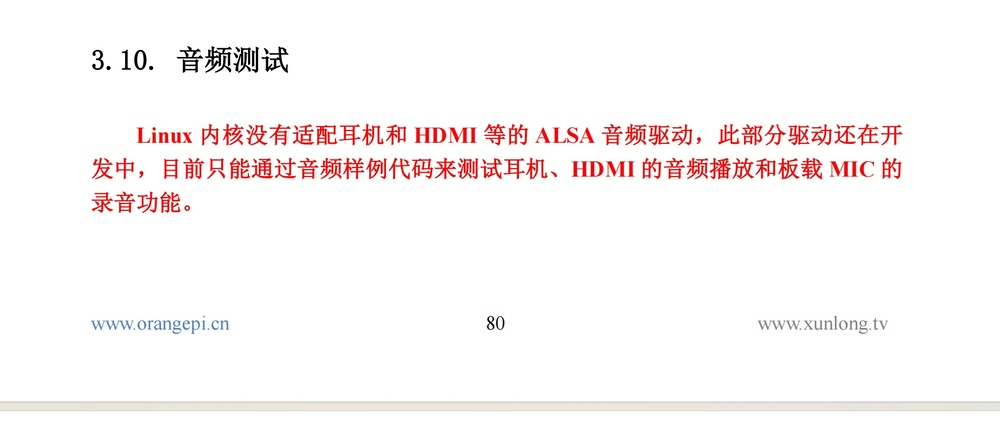
#> input picture img/test.jpg, 1000 x 445 px, shrunk from 1863 x 829 before the run
$ python flip.py
#> lines starting #> are read from the running program, lines starting #| are printed output that depends on the picture
import cv2
import numpy as np


if __name__ == '__main__':
    image = cv2.imread('./img/test.jpg')
#> image is the input picture: shape (445, 1000, 3); mean B, G, R 246.9, 247.2, 251.5
    # 垂直翻转（沿X轴）
    vertical_flip = cv2.flip(image, 0)
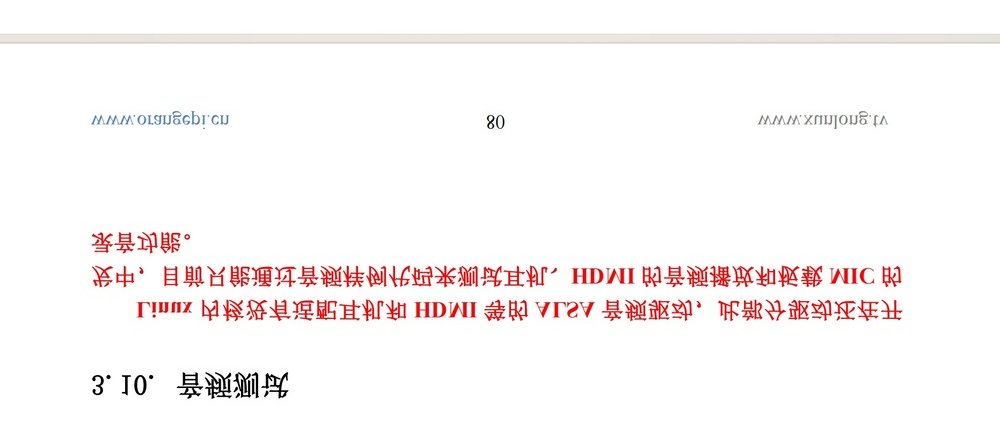
#> vertical_flip: shape (445, 1000, 3); mean B, G, R 246.9, 247.2, 251.5

    # 水平翻转（沿Y轴）
    horizontal_flip = cv2.flip(image, 1)
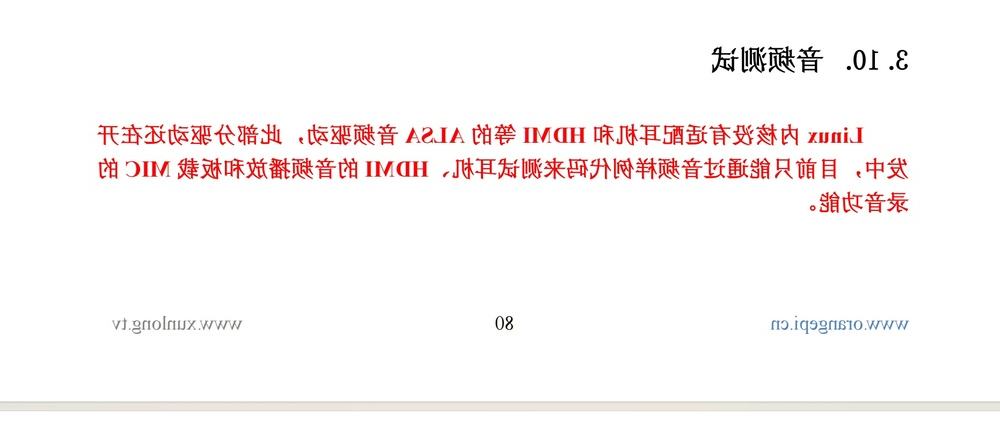
#> horizontal_flip: shape (445, 1000, 3); mean B, G, R 246.9, 247.2, 251.5

    # 双向翻转
    both_flip = cv2.flip(image, -1)
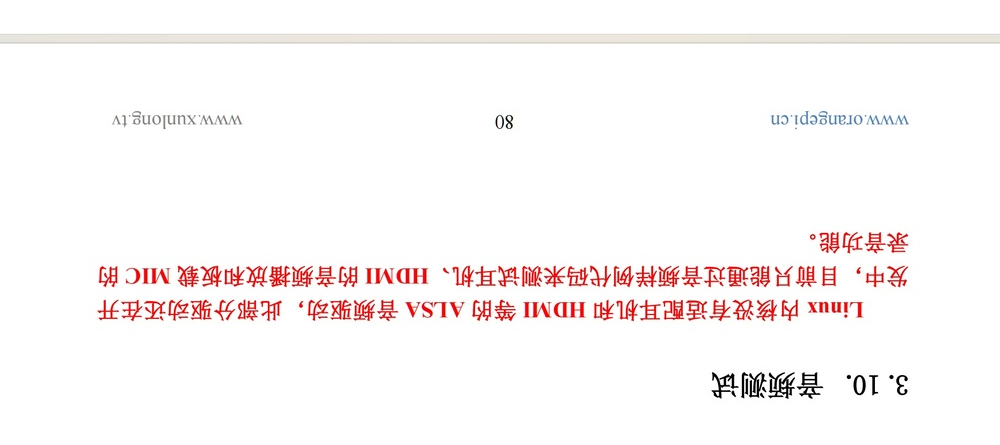
#> both_flip: shape (445, 1000, 3); mean B, G, R 246.9, 247.2, 251.5

    # 显示结果
    cv2.imshow("Original", image)
    cv2.imshow("Vertical Flip", vertical_flip)
    cv2.imshow("Horizontal Flip", horizontal_flip)
    cv2.imshow("Both Flip", both_flip)
    cv2.waitKey(0)
    cv2.destroyAllWindows()
